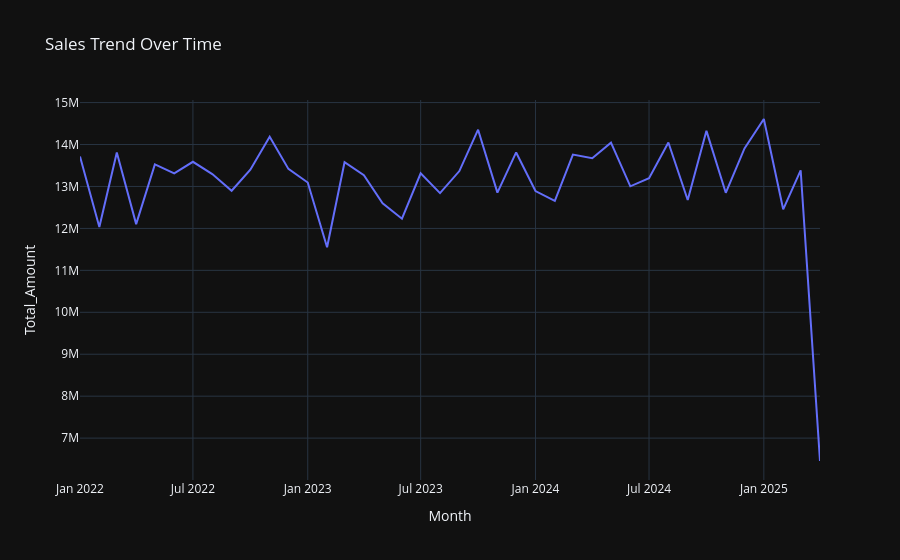

Write notebook code for a chart like this one.
### Code cell
# ==========================================================
# 1. Sales Trend Over Time
# ==========================================================
sales_trend = df.groupby('Month')['Total_Amount'].sum().reset_index()

fig1 = px.line(
    sales_trend,
    x='Month',
    y='Total_Amount',
    title='Sales Trend Over Time'
)
fig1.show()

### Figure 1 — Plotly figure (JSON) as saved in the notebook; plotly's stock layout.template omitted (floating-point values rounded to 4 significant figures)
{"data": [{"hovertemplate": "Month=%{x}<br>Total_Amount=%{y}<extra></extra>", "legendgroup": "", "line": {"color": "#636efa", "dash": "solid"}, "marker": {"symbol": "circle"}, "mode": "lines", "name": "", "orientation": "v", "showlegend": false, "x": ["2022-01", "2022-02", "2022-03", "2022-04", "2022-05", "2022-06", "2022-07", "2022-08", "2022-09", "2022-10", "2022-11", "2022-12", "2023-01", "2023-02", "2023-03", "2023-04", "2023-05", "2023-06", "2023-07", "2023-08", "2023-09", "2023-10", "2023-11", "2023-12", "2024-01", "2024-02", "2024-03", "2024-04", "2024-05", "2024-06", "2024-07", "2024-08", "2024-09", "2024-10", "2024-11", "2024-12", "2025-01", "2025-02", "2025-03", "2025-04"], "xaxis": "x", "y": [13720000.0, 12030000.0, 13810000.0, 12100000.0, 13530000.0, 13310000.0, 13590000.0, 13300000.0, 12900000.0, 13400000.0, 14180000.0, 13420000.0, 13090000.0, 11550000.0, 13580000.0, 13270000.0, 12600000.0, 12230000.0, 13310000.0, 12840000.0, 13370000.0, 14350000.0, 12850000.0, 13810000.0, 12890000.0, 12660000.0, 13760000.0, 13680000.0, 14040000.0, 13000000.0, 13200000.0, 14050000.0, 12680000.0, 14330000.0, 12850000.0, 13910000.0, 14610000.0, 12460000.0, 13380000.0, 6454000.0], "yaxis": "y", "type": "scatter"}], "layout": {"xaxis": {"anchor": "y", "domain": [0.0, 1.0], "title": {"text": "Month"}}, "yaxis": {"anchor": "x", "domain": [0.0, 1.0], "title": {"text": "Total_Amount"}}, "legend": {"tracegroupgap": 0}, "title": {"text": "Sales Trend Over Time"}}}
